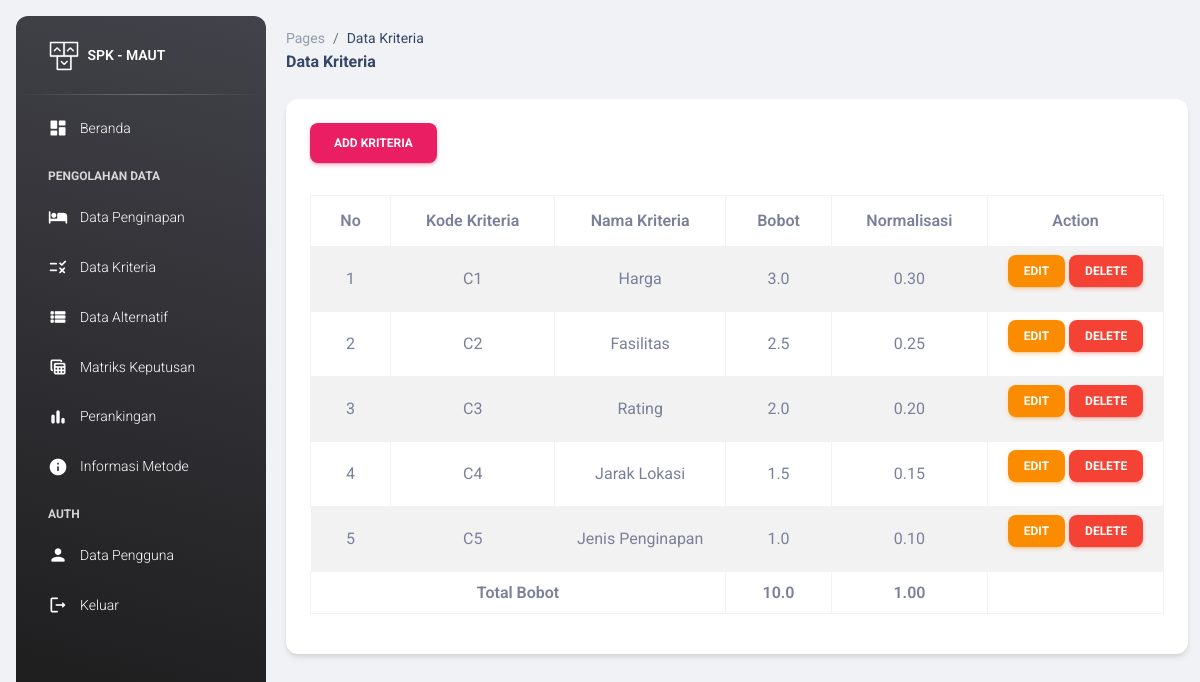
Page /pages/kriteria/index.php on the committed database.
### tables this page shows
CREATE TABLE `tbl_kriteria` (
  `kode_kriteria` varchar(10) NOT NULL,
  `nama_kriteria` varchar(100) NOT NULL,
  `bobot` decimal(3,1) NOT NULL,
  `normalisasi` decimal(5,2) DEFAULT 0.00
);

### pages/kriteria/index.php (the view, shortened to what this page needs)
<?php include '../layout/headers.php'; ?>
<?php include '../layout/sidebars.php'; ?>
<main class="main-content position-relative max-height-vh-100 h-100 border-radius-lg ">
    <div class="container-fluid py-4">
        <div class="row">
            <div class="col-lg-12">
                <nav aria-label="breadcrumb">
                    <ol class="breadcrumb bg-transparent mb-0 pb-0 pt-1 px-0">
                        <li class="breadcrumb-item text-sm"><a class="opacity-5 text-dark" href="../dashboard/">Pages</a></li>
                        <li class="breadcrumb-item text-sm text-dark active" aria-current="page">Data Kriteria</li>
                    </ol>
                    <h6 class="font-weight-bolder mb-0">Data Kriteria</h6>
                </nav>
            </div>
        </div>
        <div class="row mt-4">
            <div class="col-lg-12 grid-margin stretch-card">
                <div class="card">
                    <div class="card-body">
                        <div class="d-flex justify-content-between align-items-center mb-3">
                            <a href="add.php" class="btn btn-primary">Add Kriteria</a>
                        </div>
                        <div class="table-responsive">
                            <table class="table table-striped table-hover table-bordered align-middle text-center">
                                <thead>
                                    <tr>
                                        <th> No </th>
                                        <th> Kode Kriteria </th>
                                        <th> Nama Kriteria </th>
                                        <th> Bobot </th>
                                        <th> Normalisasi </th>
                                        <th> Action </th>
                                    </tr>
                                </thead>
                                <tbody>
                                    <?php
                                    $no = 1;
                                    $totalNormalisasi = 0;
                                    $sql = mysqli_query($koneksi, "SELECT SUM(bobot) as total_bobot FROM tbl_kriteria");
                                    $result = mysqli_fetch_assoc($sql);
                                    $totalBobot = $result['total_bobot'];
                                    $sql = mysqli_query($koneksi, "SELECT * FROM tbl_kriteria");
                                    while ($row = mysqli_fetch_array($sql)) {
                                        $normalisasi = $row['bobot'] / 10;
                                        $totalNormalisasi += $normalisasi;
                                    ?>
                                        <tr>
                                            <td><?= $no++ ?></td>
                                            <td><?= $row['kode_kriteria'] ?></td>
                                            <td><?= $row['nama_kriteria'] ?></td>
                                            <td><?= $row['bobot'] ?></td>
                                            <td><?= number_format($normalisasi, 2) ?></td>
                                            <td>
                                                <a href="edit.php?kode_kriteria=<?= $row['kode_kriteria'] ?>" class="btn btn-warning btn-sm">Edit</a>
                                                <a onclick="return confirm('Apakah Anda ingin menghapus data ini?')" class="btn btn-danger btn-sm" href="delete.php?kode_kriteria=<?= $row['kode_kriteria'] ?>">Delete</a>
                                            </td>
                                        </tr>
                                    <?php } ?>
                                </tbody>
                                <tfoot>
                                    <tr>
                                        <th colspan="3" class="text-center">Total Bobot</th>
                                        <th class="text-center"><?= number_format($totalBobot, 1) ?></th>
                                        <th class="text-center"><?= number_format($totalNormalisasi, 2) ?></th>
                                        <th></th>
                                    </tr>
                                </tfoot>
                            </table>
                        </div>
                    </div>
                </div>
            </div>
        </div>
    </div>
</main>
<?php include '../layout/footers.php'; ?>

### rows in the picture
tbl_kriteria: kode_kriteria "C1", nama_kriteria "Harga", bobot "3.0", bobot "0.30"
tbl_kriteria: kode_kriteria "C2", nama_kriteria "Fasilitas", bobot "2.5", bobot "0.25"
tbl_kriteria: kode_kriteria "C3", nama_kriteria "Rating", bobot "2.0", bobot "0.20"
tbl_kriteria: kode_kriteria "C4", nama_kriteria "Jarak Lokasi", bobot "1.5", bobot "0.15"
tbl_kriteria: kode_kriteria "C5", nama_kriteria "Jenis Penginapan", bobot "1.0", bobot "0.10"

### other values in the picture
$totalBobot "10.0"
$totalNormalisasi "1.00"
